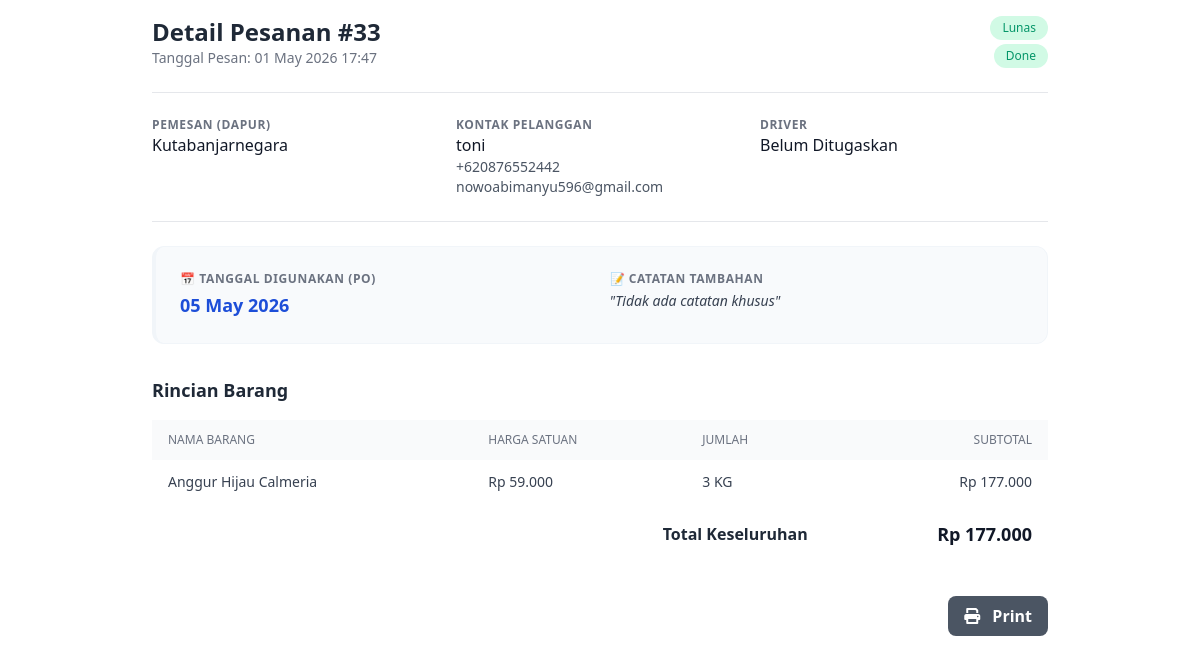
The app's page /detailPesanan.php?id=33 (signed in) with its own data.
### tables this page shows
CREATE TABLE `pesanan` (
  `id_pesanan` int UNSIGNED NOT NULL,
  `id_dapur` int NOT NULL,
  `nama_pemesan` varchar(100) NOT NULL,
  `email_pemesan` varchar(100) DEFAULT NULL,
  `wa_pemesan` varchar(20) NOT NULL,
  `tgl_digunakan` date DEFAULT NULL,
  `catatan` text,
  `total_harga` decimal(10,2) NOT NULL DEFAULT '0.00',
  `status_pembayaran` enum('Belum Bayar','Lunas','Batal') NOT NULL DEFAULT 'Belum Bayar',
  `status_pengiriman` enum('Pending','Ongoing','Done') NOT NULL DEFAULT 'Pending',
  `tgl_pesan` timestamp NOT NULL DEFAULT CURRENT_TIMESTAMP,
  `id_suplier` int UNSIGNED DEFAULT NULL,
  `id_driver` int DEFAULT NULL,
  `nama_driver` varchar(100) DEFAULT NULL
);

CREATE TABLE `user` (
  `id` int NOT NULL,
  `nama` varchar(30) DEFAULT NULL,
  `password` varchar(255) DEFAULT NULL,
  `role` ENUM('admin', 'dapur', 'akuntan') NOT NULL,
  `foto` varchar(255) DEFAULT NULL
);

CREATE TABLE `detail_pesanan` (
  `id_pesanan` int UNSIGNED NOT NULL,
  `id_barang` int UNSIGNED NOT NULL,
  `jumlah` int NOT NULL,
  `harga_satuan` decimal(10,2) NOT NULL DEFAULT '0.00',
  `harga_jual_saat_itu` decimal(10,2) NOT NULL DEFAULT '0.00',
  `harga_beli_saat_itu` decimal(10,2) NOT NULL DEFAULT '0.00'
);

CREATE TABLE `gudang` (
  `id_barang` int UNSIGNED NOT NULL,
  `nama` varchar(100) NOT NULL,
  `gambar` varchar(500) DEFAULT NULL,
  `keterangan` varchar(255) DEFAULT NULL,
  `kategori` varchar(50) NOT NULL,
  `harga` decimal(10,2) NOT NULL DEFAULT '0.00',
  `satuan` varchar(11) NOT NULL,
  `is_pinned` tinyint(1) NOT NULL DEFAULT '0',
  `stok` int NOT NULL DEFAULT '0',
  `harga_beli` decimal(10,2) DEFAULT NULL,
  `id_suplier` int UNSIGNED DEFAULT NULL
);

### detailPesanan.php (the view, shortened to what this page needs)
<?php
include "koneksi.php";
$id_pesanan = (int)($_GET['id'] ?? 0);
$pesanan = null;
$nama_dapur = 'User Dihapus';
$nama_driver = 'Belum Ditugaskan';
$sql = "SELECT id_pesanan, id_dapur, id_driver, nama_pemesan, email_pemesan, wa_pemesan, total_harga, status_pembayaran, status_pengiriman, tgl_pesan, nama_driver, tgl_digunakan, catatan
        FROM pesanan
        WHERE id_pesanan = ?";
$stmt = $koneksi->prepare($sql);
$stmt->bind_param("i", $id_pesanan);
$stmt->execute();
$stmt->store_result();
$stmt->bind_result($id_pesanan_db, $id_dapur_db, $id_driver_db, $nama_pemesan_db, $email_pemesan_db, $wa_pemesan_db, $total_harga_db, $status_pembayaran_db, $status_pengiriman_db, $tgl_pesan_db, $nama_driver_db, $tgl_digunakan_db, $catatan_db);
if ($stmt->fetch()) {
    $pesanan = [
        'id_pesanan' => $id_pesanan_db,
        'id_dapur' => $id_dapur_db,
        'id_driver' => $id_driver_db,
        'nama_pemesan' => $nama_pemesan_db,
        'email_pemesan' => $email_pemesan_db,
        'wa_pemesan' => $wa_pemesan_db,
        'total_harga' => $total_harga_db,
        'status_pembayaran' => $status_pembayaran_db,
        'status_pengiriman' => $status_pengiriman_db,
        'tgl_pesan' => $tgl_pesan_db,
        'nama_driver' => $nama_driver_db,
        'tgl_digunakan' => $tgl_digunakan_db,
        'catatan' => $catatan_db
    ];
}
if ($pesanan) {
    if ($pesanan['id_dapur']) {
        $stmt_dapur = $koneksi->prepare("SELECT nama FROM user WHERE id = ?");
        if ($stmt_dapur) {
            $stmt_dapur->bind_param("i", $pesanan['id_dapur']);
            if ($stmt_dapur->execute()) {
                $stmt_dapur->store_result();
                $stmt_dapur->bind_result($nama_dapur_db);
                if ($stmt_dapur->fetch()) {
                    $nama_dapur = $nama_dapur_db;
                }
            }
        }
    }
    $rincian_barang = [];
    $sql_detail = "SELECT G.nama, DP.jumlah, DP.harga_satuan, G.satuan
                   FROM detail_pesanan AS DP
                   JOIN gudang AS G ON DP.id_barang = G.id_barang
                   WHERE DP.id_pesanan = ?";
    $stmt_detail = $koneksi->prepare($sql_detail);
    $stmt_detail->bind_param("i", $id_pesanan);
    $stmt_detail->execute();
    $stmt_detail->store_result();
    $stmt_detail->bind_result($nama_barang_db, $jumlah_db, $harga_satuan_db, $satuan_db);
    while($stmt_detail->fetch()) {
        $rincian_barang[] = [
            'nama' => $nama_barang_db,
            'jumlah' => $jumlah_db,
            'harga_satuan' => $harga_satuan_db,
            'satuan' => $satuan_db,
            'subtotal' => $jumlah_db * $harga_satuan_db
        ];
    }
}
?>
<!DOCTYPE html>
<html lang="id">
<head>
    <script src="https://cdn.tailwindcss.com"></script>
    <link rel="stylesheet" href="https://cdnjs.cloudflare.com/ajax/libs/font-awesome/6.0.0-beta3/css/all.min.css">
</head>
<body class="bg-white p-4">
    <?php if ($pesanan): ?>
        <div class="max-w-4xl mx-auto">
            <div class="flex justify-between items-start mb-4">
                <div>
                    <h1 class="text-2xl font-bold text-gray-800">Detail Pesanan #<?php echo $pesanan['id_pesanan']; ?></h1>
                    <p class="text-sm text-gray-500">Tanggal Pesan: <?php echo date('d F Y H:i', strtotime($pesanan['tgl_pesan'])); ?></p>
                </div>
                <div class="flex flex-col items-end gap-1 text-xs">
                    <?php
                        $pembayaran_color_class = ($pesanan['status_pembayaran'] == 'Lunas') ? 'badge-lunas' : 'badge-belum-bayar';
                        $pengiriman_color_class = 'badge-pending';
                        if ($pesanan['status_pengiriman'] == 'Ongoing') $pengiriman_color_class = 'badge-ongoing';
                        elseif ($pesanan['status_pengiriman'] == 'Done') $pengiriman_color_class = 'badge-done';
                    ?>
                    <span class="badge <?php echo $pembayaran_color_class; ?>"><?php echo htmlspecialchars($pesanan['status_pembayaran']); ?></span>
                    <span class="badge <?php echo $pengiriman_color_class; ?>"><?php echo htmlspecialchars($pesanan['status_pengiriman']); ?></span>
                </div>
            </div>
            <div class="grid grid-cols-3 gap-4 border-t border-b border-gray-200 py-6 my-6">
                <div>
                    <h3 class="text-xs font-semibold text-gray-500 uppercase tracking-wider">Pemesan (Dapur)</h3>
                    <p class="text-base font-medium text-gray-900"><?php echo htmlspecialchars($nama_dapur); ?></p>
                </div>
                <div>
                    <h3 class="text-xs font-semibold text-gray-500 uppercase tracking-wider">Kontak Pelanggan</h3>
                    <p class="text-base font-medium text-gray-900"><?php echo htmlspecialchars($pesanan['nama_pemesan']); ?></p>
                    <p class="text-sm text-gray-600"><?php echo htmlspecialchars($pesanan['wa_pemesan']); ?></p>
                    <p class="text-sm text-gray-600"><?php echo htmlspecialchars($pesanan['email_pemesan'] ?? '-'); ?></p>
                </div>
                <div>
                    <h3 class="text-xs font-semibold text-gray-500 uppercase tracking-wider">Driver</h3>
                    <p class="text-base font-medium text-gray-900"><?php echo htmlspecialchars($nama_driver); ?></p>
                </div>
            </div>
            <div class="grid grid-cols-2 gap-4 bg-slate-50 p-6 rounded-xl border border-slate-100 mb-8 border-l-4 border-blue-500">
                <div>
                    <h3 class="text-xs font-semibold text-gray-500 uppercase tracking-wider mb-1">📅 Tanggal Digunakan (PO)</h3>
                    <p class="text-lg font-bold text-blue-700">
                        <?php echo $pesanan['tgl_digunakan'] ? date('d F Y', strtotime($pesanan['tgl_digunakan'])) : '-'; ?>
                    </p>
                </div>
                <div>
                    <h3 class="text-xs font-semibold text-gray-500 uppercase tracking-wider mb-1">📝 Catatan Tambahan</h3>
                    <p class="text-sm text-gray-700 italic">
                        "<?php echo !empty($pesanan['catatan']) ? htmlspecialchars($pesanan['catatan']) : 'Tidak ada catatan khusus'; ?>"
                    </p>
                </div>
            </div>
            <div>
                <h2 class="text-lg font-semibold text-gray-800 mb-4">Rincian Barang</h2>
                <table class="w-full text-left">
                    <thead class="bg-gray-50">
                        <tr>
                            <th class="py-3 px-4 text-xs font-medium text-gray-500 uppercase">Nama Barang</th>
                            <th class="py-3 px-4 text-xs font-medium text-gray-500 uppercase">Harga Satuan</th>
                            <th class="py-3 px-4 text-xs font-medium text-gray-500 uppercase">Jumlah</th>
                            <th class="py-3 px-4 text-xs font-medium text-gray-500 uppercase text-right">Subtotal</th>
                        </tr>
                    </thead>
                    <tbody class="divide-y divide-gray-200">
                        <?php foreach ($rincian_barang as $item): ?>
                            <tr>
                                <td class="py-3 px-4 text-sm text-gray-700"><?php echo htmlspecialchars($item['nama']); ?></td>
                                <td class="py-3 px-4 text-sm text-gray-700">Rp <?php echo number_format($item['harga_satuan'], 0, ',', '.'); ?></td>
                                <td class="py-3 px-4 text-sm text-gray-700"><?php echo $item['jumlah'] . ' ' . htmlspecialchars($item['satuan']); ?></td>
                                <td class="py-3 px-4 text-sm text-gray-700 text-right">Rp <?php echo number_format($item['subtotal'], 0, ',', '.'); ?></td>
                            </tr>
                        <?php endforeach; ?>
                    </tbody>
                    <tfoot>
                        <tr class="font-bold">
                            <td colspan="3" class="py-4 px-4 text-gray-800 text-right">Total Keseluruhan</td>
                            <td class="py-4 px-4 text-gray-900 text-right text-lg">Rp <?php echo number_format($pesanan['total_harga'], 0, ',', '.'); ?></td>
                        </tr>
                    </tfoot>
                </table>
            </div>
            <div class="text-right mt-8 no-print">
                <button onclick="window.print();" class="bg-gray-600 hover:bg-gray-700 text-white font-bold py-2 px-4 rounded-lg">
                    <i class="fas fa-print mr-2"></i> Print
                </button>
            </div>
        </div>
    <?php else: ?>
        <p class="text-center text-red-500">Gagal memuat detail pesanan. ID tidak ditemukan.</p>
    <?php endif; ?>
</body>
</html>

### detailPesanan.php (style rules this page uses)
body { scrollbar-width: none; -ms-overflow-style: none; }
.badge { display: inline-block; padding: 0.25rem 0.75rem; border-radius: 9999px; font-weight: 500; font-size: 0.75rem; line-height: 1rem; }
.badge-done { background-color: #d1fae5; color: #059669; }
.badge-lunas { background-color: #d1fae5; color: #059669; }

### records on screen
pesanan: id_pesanan "33", tgl_pesan "01 May 2026 17:47", status_pembayaran "Lunas", status_pengiriman "Done", nama_pemesan "toni", wa_pemesan "+620876552442", email_pemesan "nowoabimanyu596@gmail.com", tgl_digunakan "05 May 2026", total_harga "177.000"
user: nama "Kutabanjarnegara"
detail_pesanan: id_barang.nama "Anggur Hijau Calmeria", harga_satuan "59.000", jumlah "3", id_barang.satuan "KG", subtotal "177.000"

### other values on screen
$nama_driver "Belum Ditugaskan"
